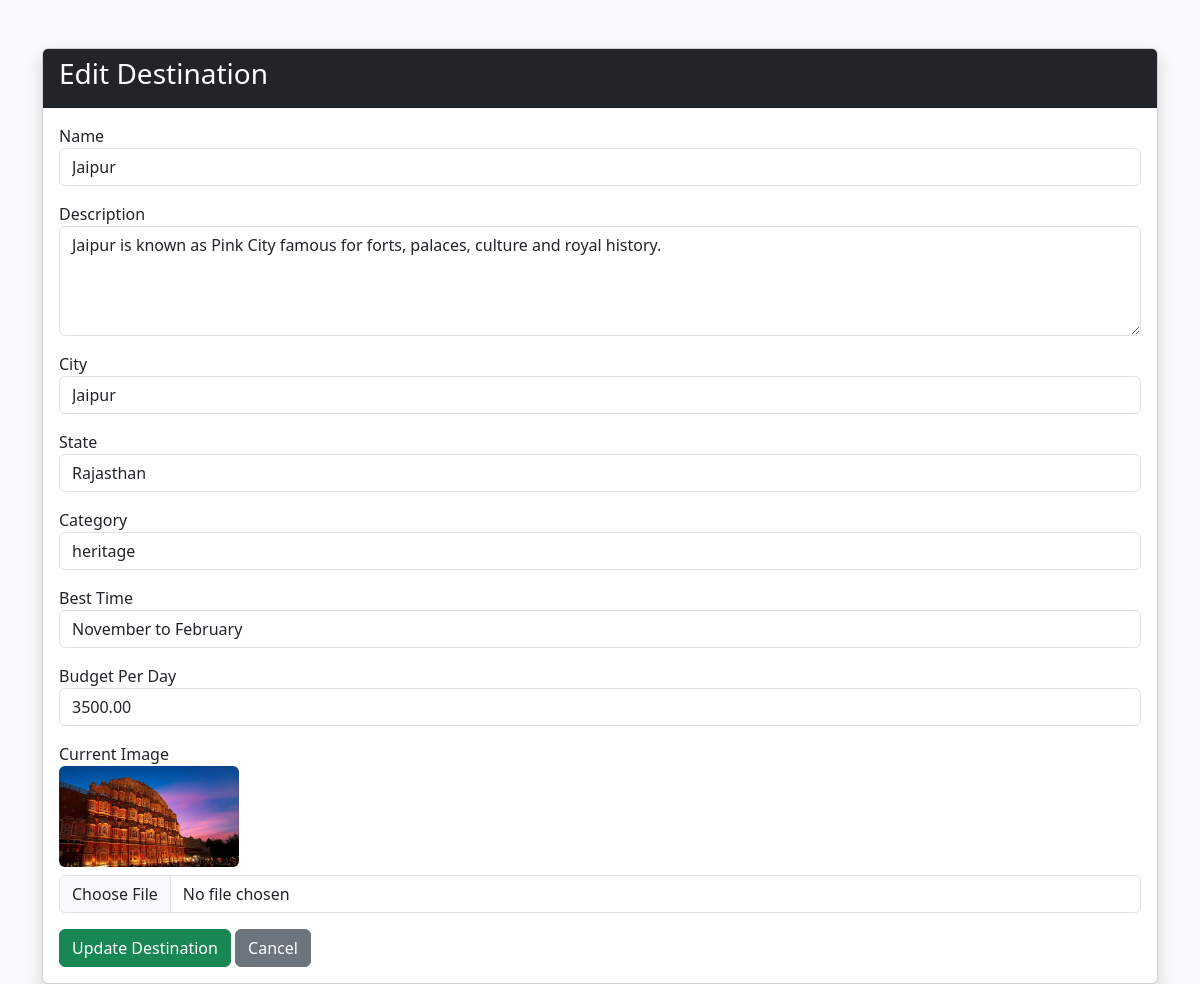
The app's page /dashboard/edit/6/, older data.
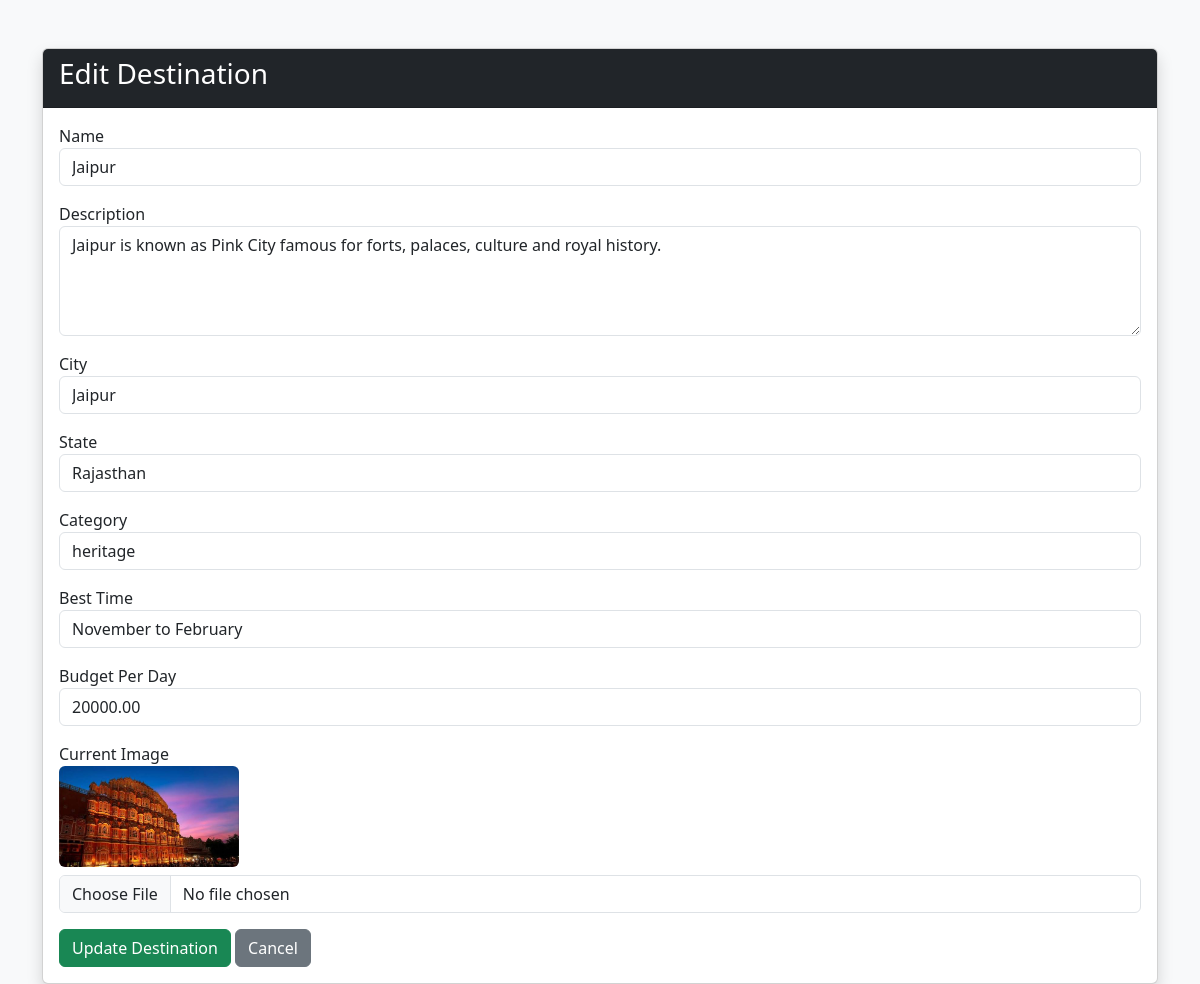
The same page, newer data.
### destinations/models.py (models this page shows, shortened)
class Destination(models.Model):
    name = models.CharField(max_length=150)
    slug = models.SlugField(max_length=170, unique=True, blank=True)
    description = models.TextField()
    category = models.CharField(max_length=30, choices=CATEGORY_CHOICES)
    state = models.CharField(max_length=30, choices=STATE_CHOICES)
    city = models.CharField(max_length=100, blank=True)
    image = models.ImageField(upload_to='destinations/', blank=True, null=True)
    best_time_to_visit = models.CharField(max_length=100, blank=True)
    avg_budget_per_day = models.DecimalField(max_digits=8, decimal_places=2, default=0)
    is_featured = models.BooleanField(default=False)
    created_at = models.DateTimeField(auto_now_add=True)
    class Meta:
        ordering = ['-created_at']

### dashboard/views.py (the view, shortened to what this page needs)
# urls.py: path('edit/<int:id>/', views.edit_destination, name='edit_destination'),
def edit_destination(request, id):
    destination = get_object_or_404(Destination, id=id)
    context = {
        "destination": destination,
    }
    return render(request, "dashboard/edit_destination.html", context)

### templates/dashboard/edit_destination.html (shortened to what this page needs)
<!DOCTYPE html>
<html>
<head>
    <link href="https://cdn.jsdelivr.net/npm/bootstrap@5.3.3/dist/css/bootstrap.min.css" rel="stylesheet">
</head>
<body class="bg-light">
<div class="container mt-5">
    <div class="card shadow">
        <div class="card-header bg-dark text-white">
            <h3>Edit Destination</h3>
        </div>
        <div class="card-body">
            <form method="POST" enctype="multipart/form-data">
                <div class="mb-3">
                    <label>Name</label>
                    <input type="text"
                           name="name"
                           class="form-control"
                           value="{{ destination.name }}">
                </div>
                <div class="mb-3">
                    <label>Description</label>
                    <textarea
                        name="description"
                        class="form-control"
                        rows="4">{{ destination.description }}</textarea>
                </div>
                <div class="mb-3">
                    <label>City</label>
                    <input type="text"
                           name="city"
                           class="form-control"
                           value="{{ destination.city }}">
                </div>
                <div class="mb-3">
                    <label>State</label>
                    <input type="text"
                           name="state"
                           class="form-control"
                           value="{{ destination.state }}">
                </div>
                <div class="mb-3">
                    <label>Category</label>
                    <input type="text"
                           name="category"
                           class="form-control"
                           value="{{ destination.category }}">
                </div>
                <div class="mb-3">
                    <label>Best Time</label>
                    <input type="text"
                           name="best_time"
                           class="form-control"
                           value="{{ destination.best_time_to_visit }}">
                </div>
                <div class="mb-3">
                    <label>Budget Per Day</label>
                    <input type="number"
                           name="budget"
                           class="form-control"
                           value="{{ destination.avg_budget_per_day }}">
                </div>
                <div class="mb-3">
                    <label>Current Image</label><br>
                    {% if destination.image %}
                        <img src="{{ destination.image.url }}"
                             width="180"
                             class="rounded mb-2">
                    {% endif %}
                    <input type="file"
                           name="image"
                           class="form-control">
                </div>
                <button class="btn btn-success">
                    Update Destination
                </button>
                <a href="{% url 'dashboard:dashboard' %}"
                   class="btn btn-secondary">
                    Cancel
                </a>
            </form>
        </div>
    </div>
</div>
</body>
</html>

Row changes from the older to the newer data that the page shows:
changed Destination "Jaipur": budget "3500.00" → "20000.00"
